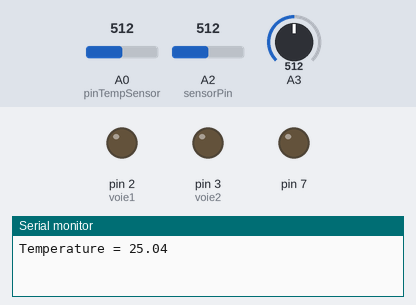
A sketch run on a simulated Arduino Uno, built with avr-gcc and run on an emulated ATmega328P. Shown: output pins drawn as LEDs (lit = HIGH), the last lines printed to the serial monitor. The test bench sets the inputs (shaded band); at power-on: A0 (pinTempSensor) = 512, A2 (sensorPin) = 512, A3 = 512. The local clock reads 2024-03-15 10:24:30 at power-on unless the sketch sets it.

Above: at 0.1 s.
At 5.1 s:
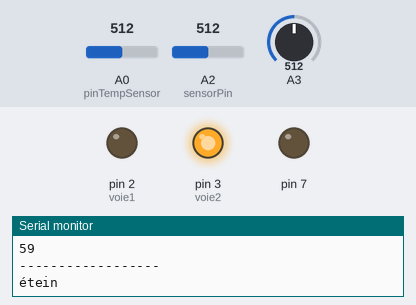
Timing chart, 0 to 6.6 s (numbered marks = the images above):
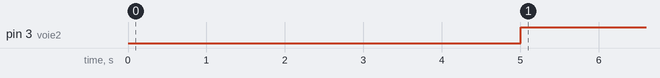

The sketch:

main.ino
```cpp
#include <Wire.h>
#include <DS1307.h>
#include <math.h>

DS1307 clock;

int lum;
int h;
boolean eclairement;

uint8_t voie1 = 2;
uint8_t voie2 = 3;
int sensorPin = A2;     // Capteur d'humidité branché sur A2
int sensorValue = 0;    // Définition de la variable sensorValue
int pinTempSensor = A0; // Capteur de température connécté à A0

int B = 4275;      // B valeur de la thermistance du capteur
float R0 = 100000; // R0 = 100k

void setup()
{
  //eau
  pinMode(voie2, OUTPUT);
  voie2 == LOW;
  Serial.begin(9600); // Initialisation de la vitesse du moniteur série
  //éclairement
  pinMode(A3, INPUT);
  pinMode(7, OUTPUT);
  clock.begin();
  clock.fillByYMD(2013, 1, 19); //Permet d'initialiser le jours, le mois et l'année
  clock.fillByHMS(8, 59, 00);   //Initialise l'heure la minute la seconde
  clock.setTime();              //Envoi les données d'initialisation dans le module RTC
  pinMode(voie1, OUTPUT);
  voie1 == LOW;
  Serial.begin(9600); // Initialisation de la vitesse du moniteur série
                      // Faire Ctrl+Maj+M pour afficher le moniteur série
}

void loop()
{
  clock.getTime();                     // Lecture de l'heure courante du module RTC
  h = clock.hour;                      // Affecte la valeur de l'heure à la variable h
  sensorValue = analogRead(sensorPin); // On affecte la valeur issue du capteur à la variable SensorValue
  lum = analogRead(A3);
  int a = analogRead(pinTempSensor);
  float R = 1023.0 / a - 1.0;
  R = R0 * R;
  float temperature = 1.0 / (log(R / R0) / B + 1 / 298.15) - 273.15; // Conversion de la mesure en valeur de température
  Serial.print("Temperature = ");
  Serial.println(temperature);
  delay(1000);
  Serial.print("Luminosite="); // Affichage de la valeur fournie par le capteur
  Serial.println(lum);         // Affichage de la valeur issue du capteur
  Serial.print("Humidité = ");
  Serial.println(sensorValue); // Affichage de la valeur issue du capteur
  Serial.println(h);           // Affiche la valeur de h dans le moniteur série
  Serial.println(clock.minute);
  Serial.println("------------------");
  delay(3000);

  delay(1000);
  if (sensorValue <= 550)
  {
    digitalWrite(voie2, HIGH);
  }
  else
  {
    digitalWrite(voie2, LOW);
  }

  if (h >= 6 && h <= 20)
  {
    eclairement = true;
  }
  else
  {
    eclairement = false;
  }

  if (lum < 200 && eclairement == true)
  {
    //digitalWrite(7,HIGH);
    Serial.println("allumé");
  }
  else
  {
    //digitalWrite(7,LOW);
    Serial.println("étein");
  }
  if (temperature > 26)
  {
    digitalWrite(voie1, HIGH);
  }
  delay(5000);
}
```

Measured:
- by itself, pin 3 (voie2): LOW → HIGH at 5.0 s
